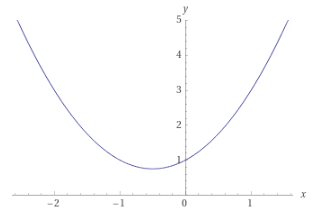
#> input picture test_1.png, 312 x 215 px
$ python axis.py test_1.png
#> lines starting #> are read from the running program, lines starting #| are printed output that depends on the picture; after the words box and inside, x2 and y2 are one past the last pixel; in counts of white or black regions, pixels touching at a corner belong together
#> the answer given: test_1.png
"""@file hough_lines.py@brief This program demonstrates line finding with the Hough transform"""
import sys
import math
import cv2 as cv
import numpy as np


def main(*argv):
    #checks argument
    default_file = r'C:\Users\adams\OneDrive\Pulpit\sudoku.png'#rconverts normal string to raw
    if(len(argv) > 0):
        filename = argv[0]
    else:
        print("Nie podano nazwy!")
        return -1

    # Loads an image
    src = cv.imread(cv.samples.findFile(filename))#, cv.IMREAD_GRAYSCALE)
#> src is the input picture: shape (215, 312, 3); mean B, G, R 253.6, 253.2, 253.2

    #checks if image is loaded
    if src is None:
        print('Obraz się nie otwiera!')
        #print('Usage: hough_lines.py [image_name -- default ' + default_file + '] \n')
        return -1

    dst=cv.Canny(src,50,200,None,3)#edge (image, treshold1, treshold2, size for sobel opera  detection gaussian filter and gradient
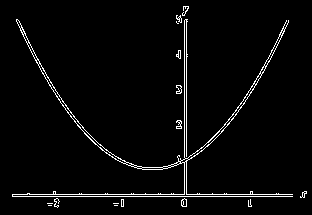
#> dst: shape (215, 312); 3.1% white in thin lines or dots, all inside (x1, y1, x2, y2) = (12, 6, 307, 208)
    cdst = cv.cvtColor(dst, cv.COLOR_GRAY2BGR)
    cdstP = np.copy(cdst)


    lines=cv.HoughLinesP(dst,1,np.pi/180,150,None,0,0)#image resolution (1pixedl)
#> lines = [[186, 194, 292, 194], [12, 196, 292, 196], [186, 156, 186, 19], [184, 157, 184, 20]]

    if lines is not None:
        if(len(lines)>20):
            print('Za dużo linii! spróbój ręcznie')
            return -1

        lineslength=len(lines)
#> lineslength = 4
        pt1array=list()
        pt2array=list()
        pt2minpt1attay=list()


        #imaxdist
        for i in range(0, lineslength):
            rho = lines[i][0][0]
            theta = lines[i][0][1]
            a = math.cos(theta)
            b = math.sin(theta)
            x0 = a * rho
            y0 = b * rho
            pt1array.insert(len(pt1array),((int(x0 + 1000 * (-b)), int(y0 + 1000 * (a)))))
           # pt2array.insert(-1, ((int(x0 - 1000 * (-b)), int(y0 - 1000 * (a)))))
            #pt2minpt1attay.insert(-1,cv.norm(pt2array[-1][0]-pt1array[-1][0],pt2array[-1][1]-pt1array[-1][1]))
            print(pt1array)
          # [5 lines of commented-out code are left out]
            print()
#> this loop made 4 passes
#> (rho, theta, a, b, x0, y0) on passes 1 to 4: (186, 194, 0.712, -0.702, 132.4, -130.6), (12, 196, 0.342, 0.94, 4.11, 11.27), (186, 156, 0.472, -0.882, 87.73, -164), (184, 157, 0.997, -0.0795, 183.4, -14.64)
#| [(834, 581)]
#| [(834, 581), (-935, 353)]
#| [(834, 581), (-935, 353), (969, 307)]
#| [(834, 581), (-935, 353), (969, 307), (262, 982)]
#> after the loop, pt1array = [(834, 581), (-935, 353), (969, 307), (262, 982)]
           # pt2array[i] = (int(x0 - 1000 * (-b)), int(y0 - 1000 * (a)))
            #dist=cv.norm((pt1[0] - pt2[0],pt1[1] - pt2[1]))
            #cv.line(cdst, pt1, pt2, (0, 0, 255), 3, cv.LINE_AA)#draw a line image start poitn end point color thicknes
    else:
        print("Not a single line detected! try to do it manualy")
        return 0

    linesP = cv.HoughLinesP(dst, 1, np.pi / 180, 50, None, 50, 10)
#> linesP = [[12, 194, 304, 194], [12, 196, 304, 196], [186, 206, 186, 6], [184, 206, 184, 6], [17, 23, 71, 117], [247, 94, 288, 20]]

    if linesP is not None:
        for i in range(0, len(linesP)):
            l = linesP[i][0]
            cv.line(cdstP, (l[0], l[1]), (l[2], l[3]), (0, 0, 255), 3, cv.LINE_AA)
#> this loop made 6 passes
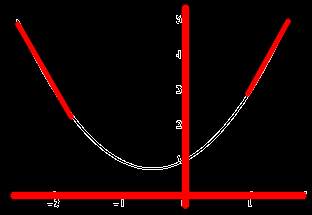
#> cdstP: shape (215, 312, 3); mean B, G, R 2.6, 2.6, 20.5

    cv.imshow("Source", src)
    # cv.imshow("Standard Hough Line Transform", cdst)
    # cv.imshow("Probabilistic Line Transform", cdstP)
    #cv.imshow("sdz",src)
    cv.waitKey()
    return 0

    #cv.imshow('lul',cdstP)
    #cv.waitKey(0)#waits for user interaction

main(input('Put image name: '))
